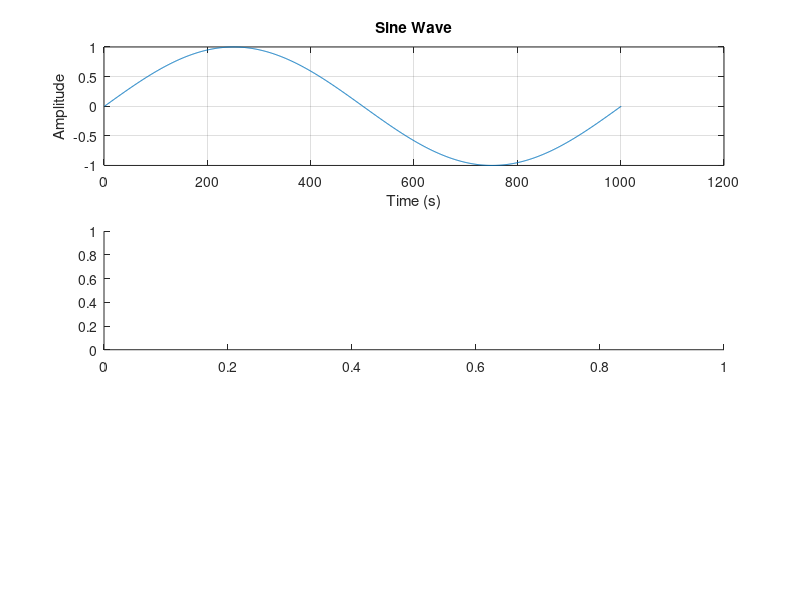

Here is the MATLAB script that generated this plot: (Note: this script raises an error after producing the figure.)
f1 = 1;
a1 = 1;
t1 = 0:0.001:1;

w1 = 2*pi*f1;
x1 = a1*sin(w1*t1);

subplot(3,1,1); 
plot(x1);
xlabel('Time (s)');
ylabel('Amplitude');
title('Sine Wave');
grid on;

y=zeros(1,10)
subplot(3,1,2);  
plot(t2,x2);
xlabel('Time (s)');
ylabel('Amplitude');
title('');
grid on;

y = conv(x1,x2);

subplot(3,1,3);  
plot(y);
xlabel('Time (s)');
ylabel('Amplitude');
title('Convolution Result');
grid on;
